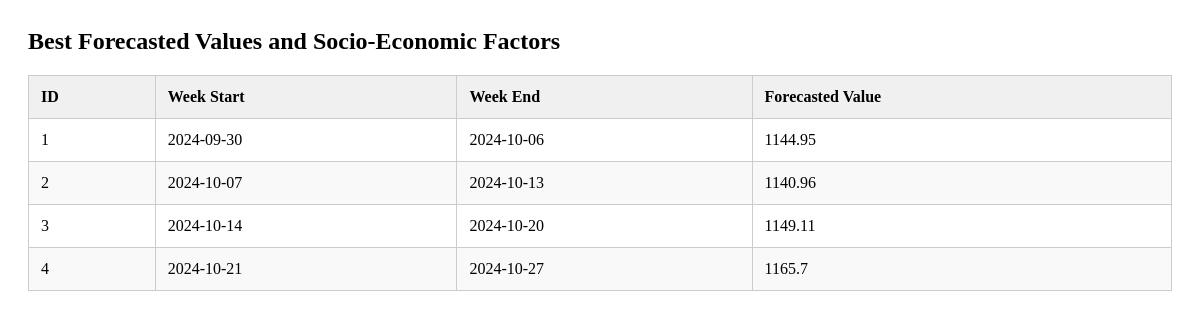
/table/bestmodel, run on an earlier commit of the app's database.
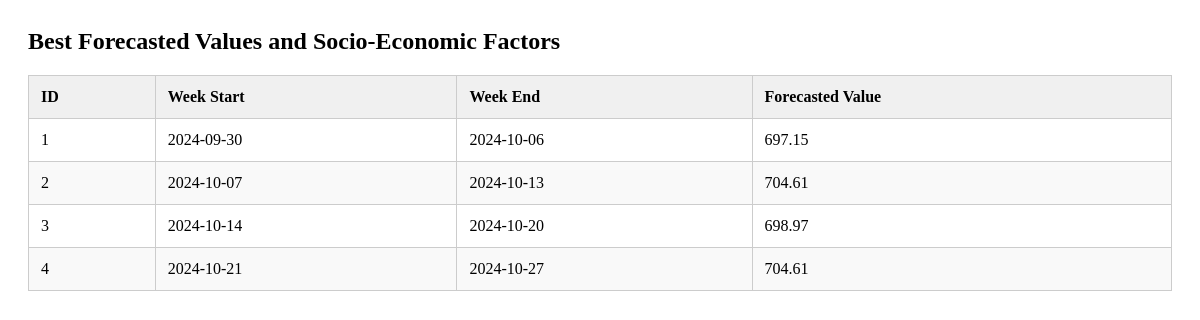
And on a later commit of the database.
### tables this page shows
CREATE TABLE bestmodel (
        id INTEGER PRIMARY KEY AUTOINCREMENT,
        week_start TEXT,
        week_end TEXT,
        forecasted_value REAL
    );

### app/controllers/table_routes.py (the view)
@table_routes.route('/bestmodel')
def view_bestmodel():
    result = select_all_from(db.BESTMODEL_TABLE)
    return render_template('view_bestmodel.html', title = 'Best Model', data = result)

### app/models/database.py (called while the page is built)
def get_db_cursor():
    if 'db' not in g:
        g.db = sqlite3.connect(current_app.config["DATABASE"])  # Connect to the database
        g.db.row_factory = sqlite3.Row                          # Configure rows to behave like dictionaries
    return g.db, g.db.cursor()

### app/services/data_handling/queries.py (called while the page is built)
def select_all_from(table):
    _, cursor = get_db_cursor()
    try:
        cursor.execute(f'SELECT * FROM {table}')
        return cursor.fetchall()
    except Exception as e:
        return handle_exception(e, context = msg.ERROR_SELECT + table)

### app/templates/view_bestmodel.html (shortened to what this page needs)
<section id="bestmodel" class="bestmodel bg-white">
  <h2 class="section-title text-md font-extrabold text-blue">
    Best Forecasted Values and Socio-Economic Factors
  </h2>
  <table class="min-w-full mt-4 border border-gray-300">
    <thead>
      <tr class="table_row">
        <th>ID</th>
        <th>Week Start</th>
        <th>Week End</th>
        <th>Forecasted Value</th>
      </tr>
    </thead>
    <tbody>
      {% for row in data %}
      <tr>
        <td>{{ row['id'] }}</td>
        <td>{{ row['week_start'] }}</td>
        <td>{{ row['week_end'] }}</td>
        <td>{{ row['forecasted_value'] }}</td>
      </tr>
      {% endfor %}
    </tbody>
  </table>
</section>

What changed in the data, as far as the page shows it:
changed bestmodel id 1: forecasted_value "1144.95" → "697.15"
changed bestmodel id 2: forecasted_value "1140.96" → "704.61"
changed bestmodel id 3: forecasted_value "1149.11" → "698.97"
changed bestmodel id 4: forecasted_value "1165.7" → "704.61"
